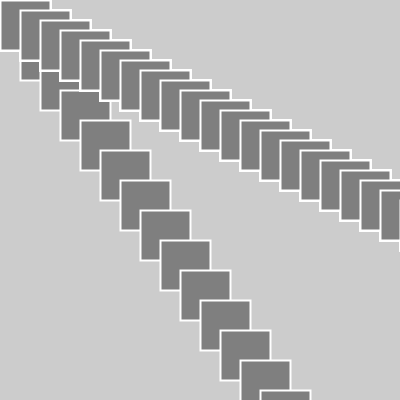
Frame 1 (no input)
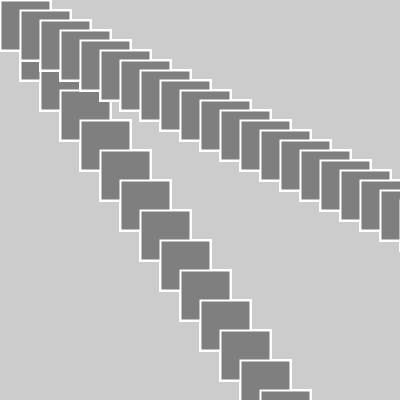
Frame 60 (the mouse pressed at the canvas centre just before this capture)
Frame 120 (the mouse held since frame 60 and released just before this capture): identical to frame 60, image omitted

The Processing sketch that drew these frames (run headless with seeded random() and noise(); from frame 60 on, the mouse is pressed at the canvas centre):

// Processing sketch: Creating_multiple_figures_with_loop_in_a_function
// ── Creating_multiple_figures_with_loop_in_a_function.pde
void setup() {
  size(400, 400);
}

void draw() {
  rectangle();
}

void rectangle() {
  fill(127);
  stroke(255);
  strokeWeight(2);

  for (int i = 0; i <= 20; i++) {
    int x = i * 20;
    int y = i * 30;
    rect(x, y, 50, 50);
    for (int j = 0; j <= 20; j++) {
      int z = j * 20;
      int c = j * 10;
      rect(z, c, 50, 50);
    }
  }
}
